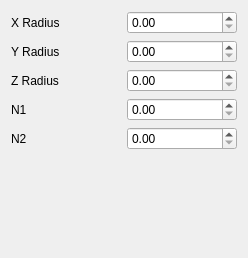
<?xml version="1.0" encoding="UTF-8"?>
<ui version="4.0">
 <class>SuperEllipsoidConfig</class>
 <widget class="QWidget" name="SuperEllipsoidConfig">
  <property name="geometry">
   <rect>
    <x>0</x>
    <y>0</y>
    <width>248</width>
    <height>258</height>
   </rect>
  </property>
  <property name="windowTitle">
   <string>Form</string>
  </property>
  <layout class="QGridLayout" name="gridLayout_2">
   <item row="0" column="0">
    <layout class="QGridLayout" name="gridLayout">
     <item row="4" column="0">
      <widget class="QLabel" name="label_5">
       <property name="text">
        <string>N2</string>
       </property>
      </widget>
     </item>
     <item row="0" column="1">
      <widget class="QDoubleSpinBox" name="xRadiusSpinBox">
       <property name="minimum">
        <double>0.000000000000000</double>
       </property>
       <property name="singleStep">
        <double>0.100000000000000</double>
       </property>
      </widget>
     </item>
     <item row="4" column="1">
      <widget class="QDoubleSpinBox" name="n2SpinBox">
       <property name="singleStep">
        <double>0.100000000000000</double>
       </property>
      </widget>
     </item>
     <item row="3" column="1">
      <widget class="QDoubleSpinBox" name="n1SpinBox">
       <property name="singleStep">
        <double>0.100000000000000</double>
       </property>
      </widget>
     </item>
     <item row="1" column="1">
      <widget class="QDoubleSpinBox" name="yRadiusSpinBox">
       <property name="singleStep">
        <double>0.100000000000000</double>
       </property>
      </widget>
     </item>
     <item row="2" column="1">
      <widget class="QDoubleSpinBox" name="zRadiusSpinBox">
       <property name="singleStep">
        <double>0.100000000000000</double>
       </property>
      </widget>
     </item>
     <item row="0" column="0">
      <widget class="QLabel" name="label">
       <property name="text">
        <string>X Radius</string>
       </property>
      </widget>
     </item>
     <item row="1" column="0">
      <widget class="QLabel" name="label_2">
       <property name="text">
        <string>Y Radius</string>
       </property>
      </widget>
     </item>
     <item row="2" column="0">
      <widget class="QLabel" name="label_3">
       <property name="text">
        <string>Z Radius</string>
       </property>
      </widget>
     </item>
     <item row="3" column="0">
      <widget class="QLabel" name="label_4">
       <property name="text">
        <string>N1</string>
       </property>
      </widget>
     </item>
     <item row="5" column="0">
      <spacer name="verticalSpacer">
       <property name="orientation">
        <enum>Qt::Vertical</enum>
       </property>
       <property name="sizeHint" stdset="0">
        <size>
         <width>20</width>
         <height>40</height>
        </size>
       </property>
      </spacer>
     </item>
    </layout>
   </item>
  </layout>
 </widget>
 <resources/>
 <connections/>
</ui>
